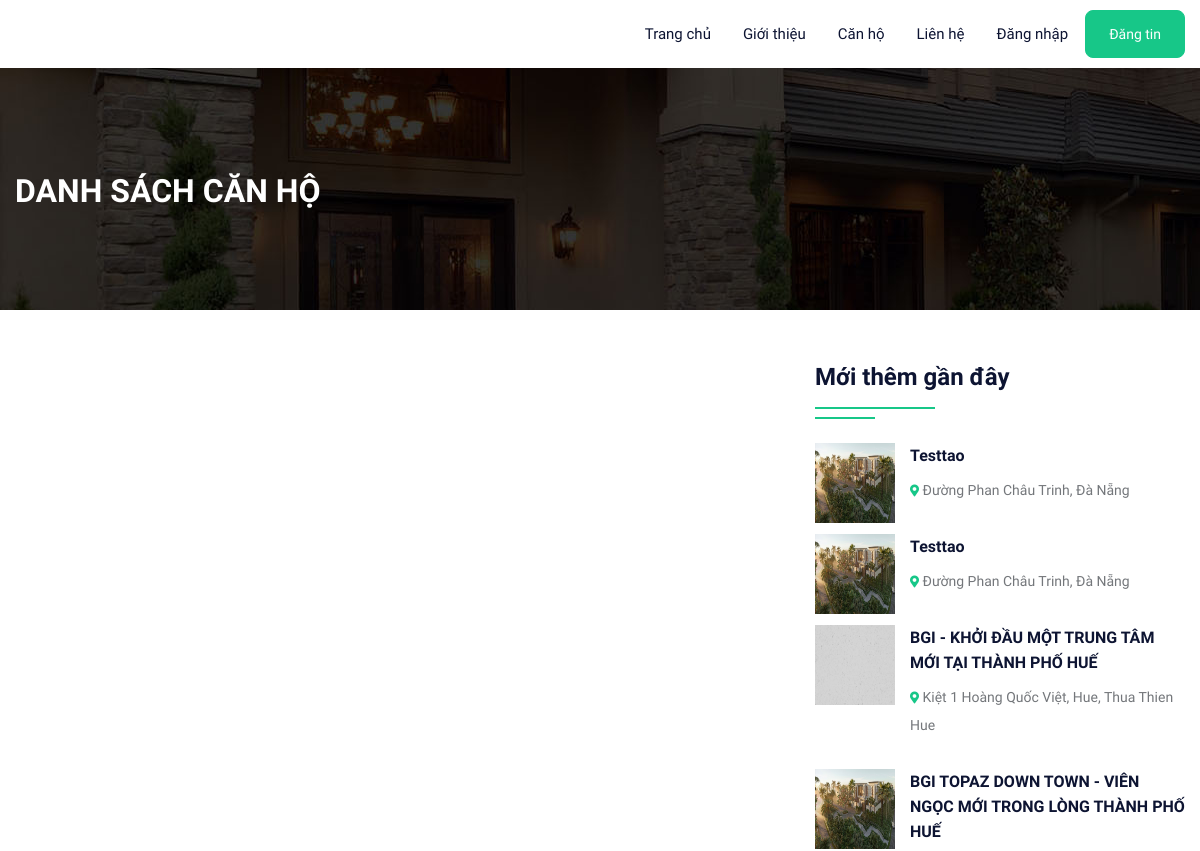
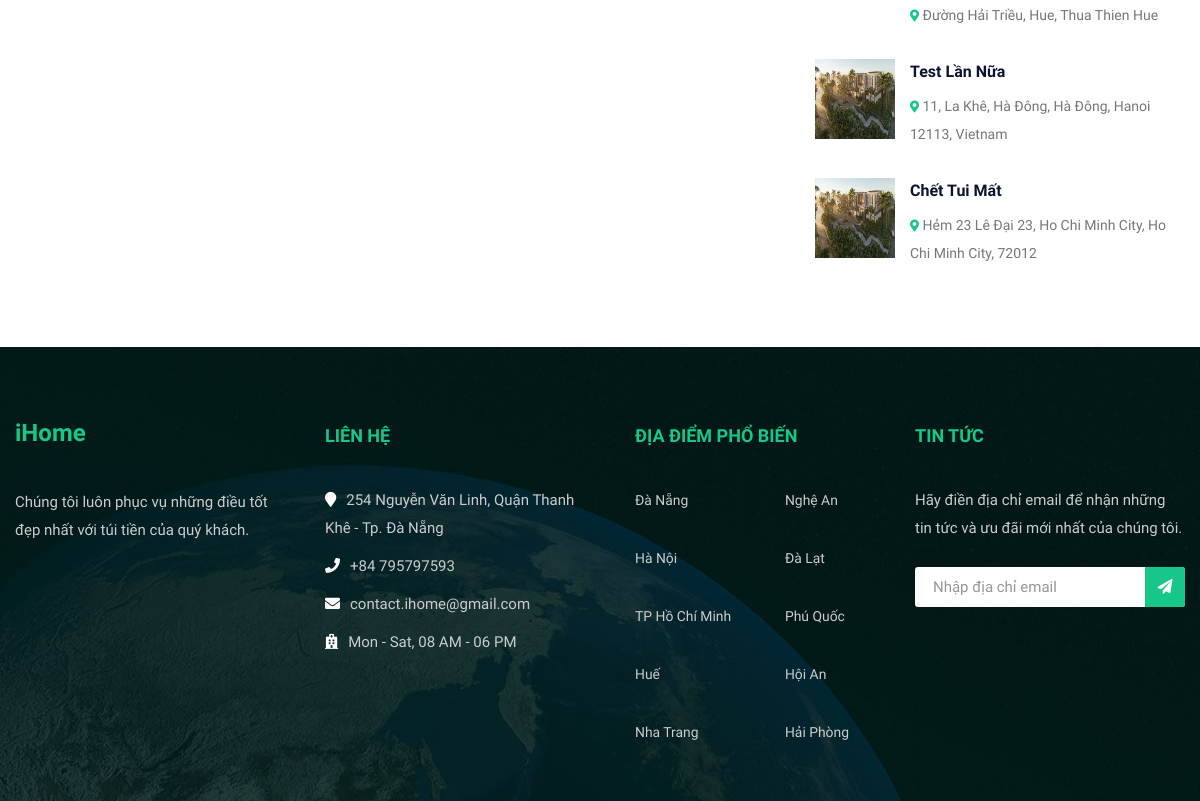
The page /property.php on the database as committed earlier (2 pictures, top to bottom).
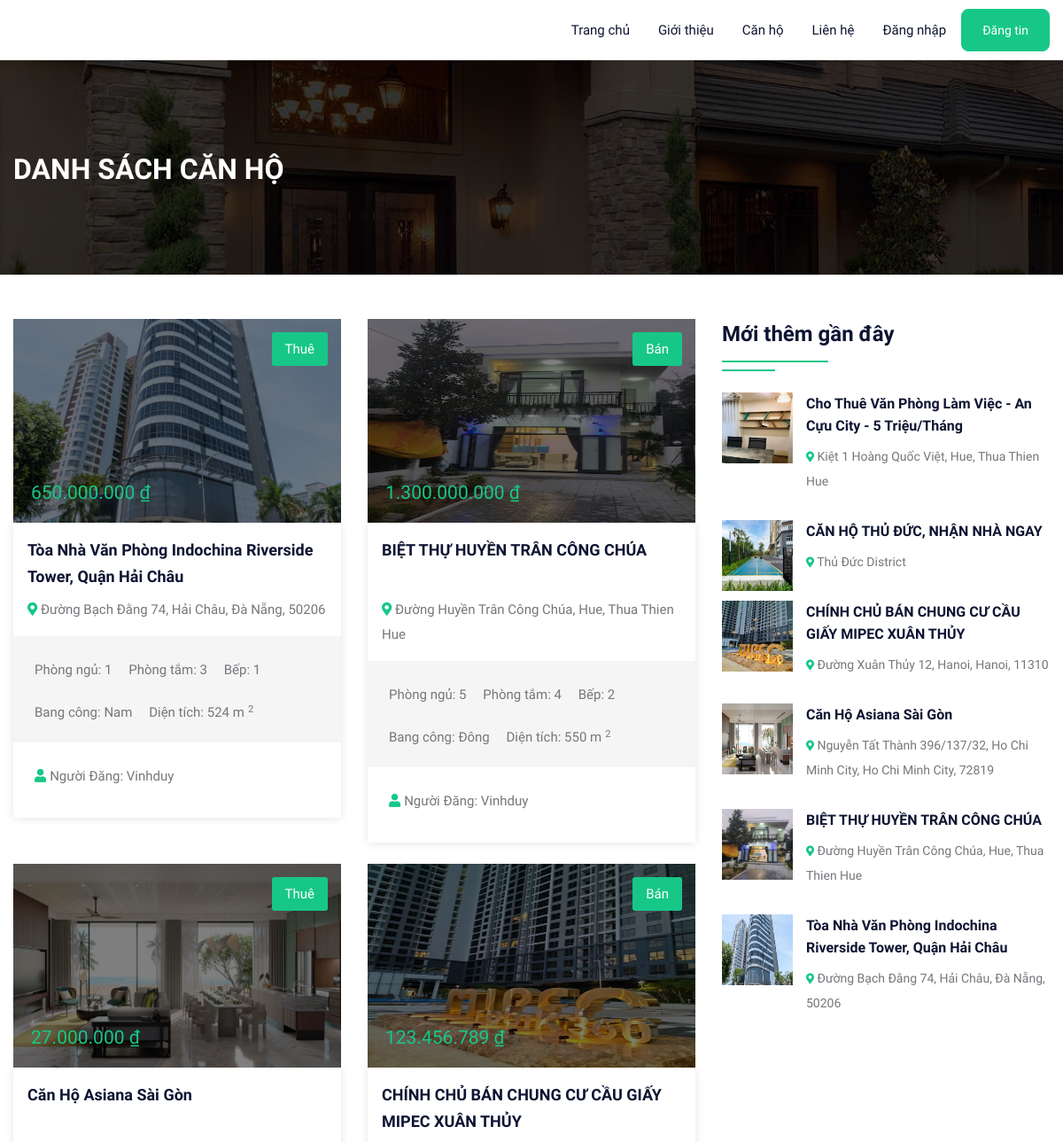
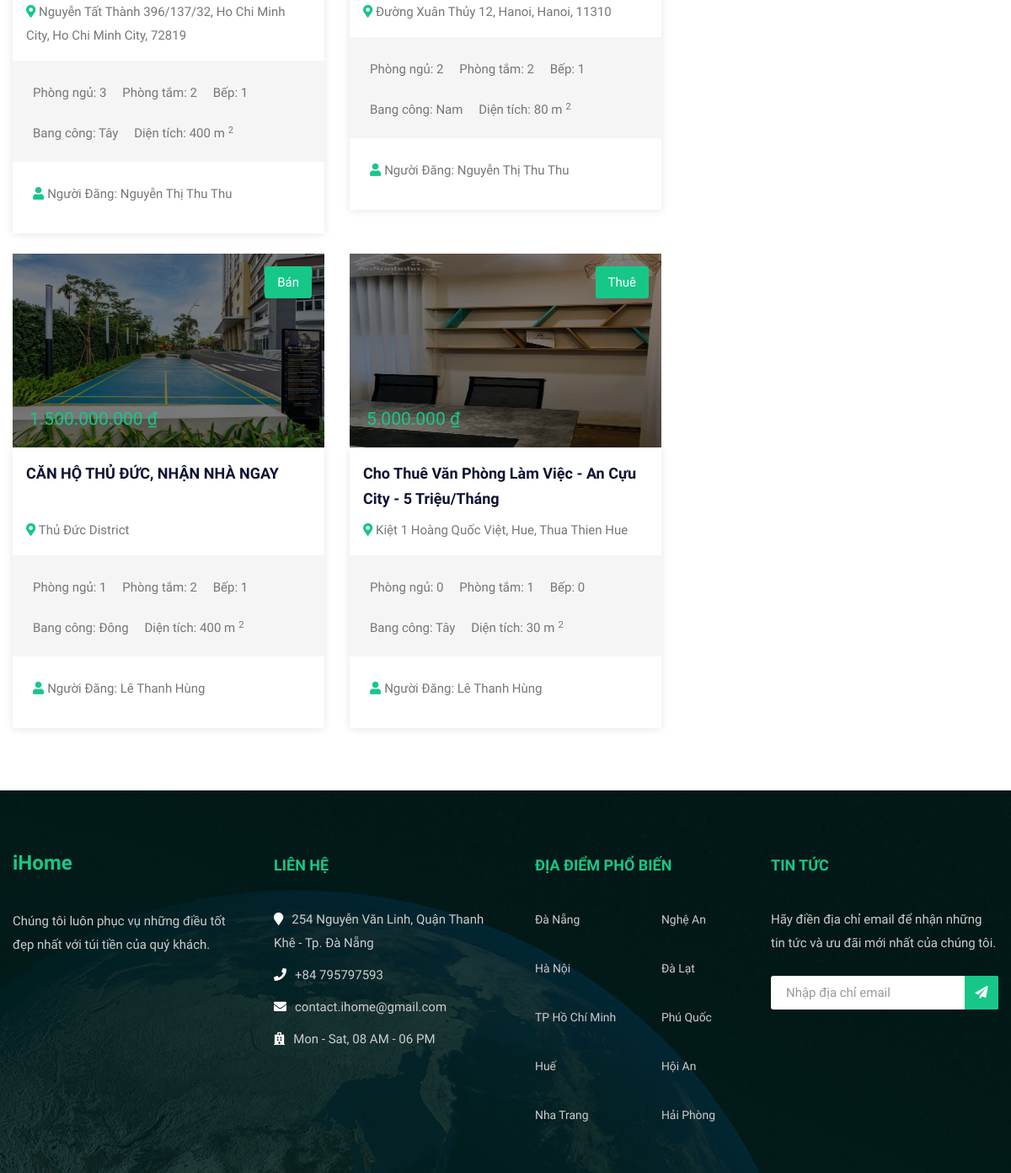
The same page on the database as committed later (2 pictures, top to bottom).
### tables this page shows
CREATE TABLE `property` (
  `pid` int(50) NOT NULL,
  `title` varchar(200) NOT NULL,
  `pcontent` longtext NOT NULL,
  `type` varchar(100) NOT NULL,
  `pool` varchar(50) NOT NULL,
  `stype` varchar(100) NOT NULL,
  `bedroom` int(50) NOT NULL,
  `bathroom` int(50) NOT NULL,
  `direction` varchar(50) NOT NULL,
  `kitchen` int(50) NOT NULL,
  `parkinglot` varchar(50) NOT NULL,
  `floor` varchar(50) NOT NULL,
  `size` int(50) NOT NULL,
  `price` int(50) NOT NULL,
  `location` varchar(200) NOT NULL,
  `district` varchar(100) NOT NULL,
  `city` varchar(100) NOT NULL,
  `pimage` varchar(300) DEFAULT NULL,
  `pimage1` varchar(300) DEFAULT NULL,
  `pimage2` varchar(300) DEFAULT NULL,
  `pimage3` varchar(300) DEFAULT NULL,
  `pimage4` varchar(300) DEFAULT NULL,
  `uid` int(50) NOT NULL,
  `status` varchar(50) NOT NULL,
  `mapimage` varchar(300) NOT NULL,
  `security` varchar(50) NOT NULL,
  `date` datetime NOT NULL DEFAULT current_timestamp(),
  `lat` text NOT NULL,
  `long` text NOT NULL
);

CREATE TABLE `user` (
  `uid` int(50) NOT NULL,
  `uname` varchar(100) NOT NULL,
  `uemail` varchar(100) NOT NULL,
  `uphone` varchar(20) NOT NULL,
  `upass` varchar(50) NOT NULL,
  `uimage` varchar(300) DEFAULT NULL,
  `role` varchar(20) DEFAULT 'user'
);

### property.php (the view, shortened to what the changed rows need)
<?php
$fmt = numfmt_create( 'vi_VN', NumberFormatter::CURRENCY );
?>
<!DOCTYPE html>
<html lang="en">
<head>
    <link rel="stylesheet" type="text/css" href="css/bootstrap.min.css">
    <link rel="stylesheet" type="text/css" href="css/bootstrap-slider.css">
    <link rel="stylesheet" type="text/css" href="css/jquery-ui.css">
    <link rel="stylesheet" type="text/css" href="css/layerslider.css">
    <link rel="stylesheet" type="text/css" href="css/color.css" id="color-change">
    <link rel="stylesheet" type="text/css" href="css/owl.carousel.min.css">
    <link rel="stylesheet" type="text/css" href="css/font-awesome.min.css">
    <link rel="stylesheet" type="text/css" href="fonts/flaticon/flaticon.css">
    <link rel="stylesheet" type="text/css" href="css/style.css">
</head>
<body>
    <div id="page-wrapper">
        <div class="row">
            <?php include("include/header.php"); ?>
            <div class="banner-full-row page-banner" style="background-image:url('images/breadcromb.jpg');">
                <div class="container">
                    <div class="row">
                        <div class="col-md-6">
                            <h2 class="page-name float-left text-white text-uppercase mt-1 mb-0"><b>DANH SÁCH CĂN HỘ</b></h2>
                        </div>
                    </div>
                </div>
            </div>
            <div class="full-row">
                <div class="container">
                    <div class="row">
                        <div class="col-lg-8">
                            <div class="row">
                                <?php
                                $query = mysqli_query($con, "SELECT property.*, user.uname,user.uimage FROM `property`,`user` WHERE property.uid=user.uid &&property.status='Khả dụng'");
                                while ($row = mysqli_fetch_array($query)) {
                                ?>
                                    <div class="col-md-6">
                                        <div class="featured-thumb hover-zoomer mb-4">
                                            <div class="overlay-black overflow-hidden position-relative"> <img class="property-img" src="admin/property/<?php echo $row['17']; ?>" alt="pimage">
                                                <div class="sale text-white" style="background-color: #17c788;"><?php echo $row['5']; ?></div>
                                                <div class="price text-primary text-capitalize"><?php echo numfmt_format_currency($fmt, $row['13'], "VND");?></div>
                                            </div>
                                            <div class="featured-thumb-data shadow-one">
                                                <div class="p-3">
                                                    <h5 class="text-secondary hover-text-primary mb-2 text-capitalize" style="width: 340px;height:60px"><a href="propertydetail.php?pid=<?php echo $row['0']; ?>"><?php echo $row['1']; ?></a></h5>
                                                    <span class="location text-capitalize"><i class="fas fa-map-marker-alt text-primary"></i> <?php echo $row['14']; ?></span>
                                                </div>
                                                <div class="bg-gray quantity px-4 pt-4">
                                                    <ul>
                                                        <li>Phòng ngủ: <?php echo $row['6']; ?></li>
                                                        <li>Phòng tắm: <?php echo $row['7']; ?></li>
                                                        <li>Bếp: <?php echo $row['9']; ?></li>
                                                        <li>Bang công: <?php echo $row['8']; ?></li>
                                                        <li>Diện tích: <?php echo $row['12']; ?> m<sup>2</li>
                                                    </ul>
                                                </div>
                                                <div class="p-4 d-inline-block w-100">
                                                    <div class="float-left text-capitalize"><i class="fas fa-user text-primary mr-1"></i>Người đăng: <?php echo $row['uname']; ?></div>
                                                </div>
                                            </div>
                                        </div>
                                    </div>
                                <?php } ?>
                            </div>
                        </div>
                        <div class="col-lg-4">
                            <div class="sidebar-widget">
                                <ul class="property_list_widget">
                                    <?php
                                    $query = mysqli_query($con, "SELECT * FROM `property` ORDER BY date DESC LIMIT 6");
                                    while ($row = mysqli_fetch_array($query)) {
                                    ?>
                                        <li>
                                            <div>
                                                <img style="height: 80px;" src="admin/property/<?php echo $row['17']; ?>" alt="pimage">
                                            </div>
                                            <div class="widget-pro" style="display: flex; flex-direction: column;">
                                                <h6 class="text-secondary hover-text-primary text-capitalize"><a href="propertydetail.php?pid=<?php echo $row['0']; ?>"><?php echo $row['1']; ?></a></h6>
                                                <span class="font-14"><i class="fas fa-map-marker-alt icon-primary icon-small"></i> <?php echo $row['14']; ?></span>
                                            </div>
                                        </li>
                                    <?php } ?>
                                </ul>
                            </div>
                        </div>
                    </div>
                </div>
            </div>
        </div>
    </div>
</body>
</html>

Rows that differ between the two databases and show on the page:
removed property: pimage (picture), title "Testtao", location "Đường Phan Châu Trinh, Đà Nẵng", shown under "Mới thêm gần đây"
removed property: pimage (picture), title "Testtao", location "Đường Phan Châu Trinh, Đà Nẵng", shown under "Mới thêm gần đây"
removed property: pimage (picture), title "BGI - KHỞI ĐẦU MỘT TRUNG TÂM MỚI TẠI THÀNH PHỐ HUẾ", location "Kiệt 1 Hoàng Quốc Việt, Hue, Thua Thien Hue", shown under "Mới thêm gần đây"
removed property: pimage (picture), title "BGI TOPAZ DOWN TOWN - VIÊN NGỌC MỚI TRONG LÒNG THÀNH PHỐ HUẾ", location "Đường Hải Triều, Hue, Thua Thien Hue", shown under "Mới thêm gần đây"
removed property: pimage (picture), title "Test Lần Nữa", location "11, La Khê, Hà Đông, Hà Đông, Hanoi 12113, Vietnam", shown under "Mới thêm gần đây"
removed property: pimage (picture), title "Chết Tui Mất", location "Hẻm 23 Lê Đại 23, Ho Chi Minh City, Ho Chi Minh City, 72012", shown under "Mới thêm gần đây"
added property: pimage (picture), stype "Thuê", price "650.000.000 ₫", title "Tòa Nhà Văn Phòng Indochina Riverside Tower, Quận Hải Châu", location "Đường Bạch Đằng 74, Hải Châu, Đà Nẵng, 50206", bedroom "1", bathroom "3", kitchen "1", direction "Nam", size "524", uid.uname "Vinhduy"
added property: pimage (picture), stype "Bán", price "1.300.000.000 ₫", title "BIỆT THỰ HUYỀN TRÂN CÔNG CHÚA", location "Đường Huyền Trân Công Chúa, Hue, Thua Thien Hue", bedroom "5", bathroom "4", kitchen "2", direction "Đông", size "550", uid.uname "Vinhduy"
added property: pimage (picture), stype "Thuê", price "27.000.000 ₫", title "Căn Hộ Asiana Sài Gòn", location "Nguyễn Tất Thành 396/137/32, Ho Chi Minh City, Ho Chi Minh City, 72819", bedroom "3", bathroom "2", kitchen "1", direction "Tây", size "400", uid.uname "Nguyễn Thị Thu Thu"
added property: pimage (picture), stype "Bán", price "123.456.789 ₫", title "CHÍNH CHỦ BÁN CHUNG CƯ CẦU GIẤY MIPEC XUÂN THỦY", location "Đường Xuân Thủy 12, Hanoi, Hanoi, 11310", bedroom "2", bathroom "2", kitchen "1", direction "Nam", size "80", uid.uname "Nguyễn Thị Thu Thu"
added property: pimage (picture), stype "Bán", price "1.500.000.000 ₫", title "CĂN HỘ THỦ ĐỨC, NHẬN NHÀ NGAY", location "Thủ Đức District", bedroom "1", bathroom "2", kitchen "1", direction "Đông", size "400", uid.uname "Lê Thanh Hùng"
added property: pimage (picture), stype "Thuê", price "5.000.000 ₫", title "Cho Thuê Văn Phòng Làm Việc - An Cựu City - 5 Triệu/Tháng", location "Kiệt 1 Hoàng Quốc Việt, Hue, Thua Thien Hue", bedroom "0", bathroom "1", kitchen "0", direction "Tây", size "30", uid.uname "Lê Thanh Hùng"
